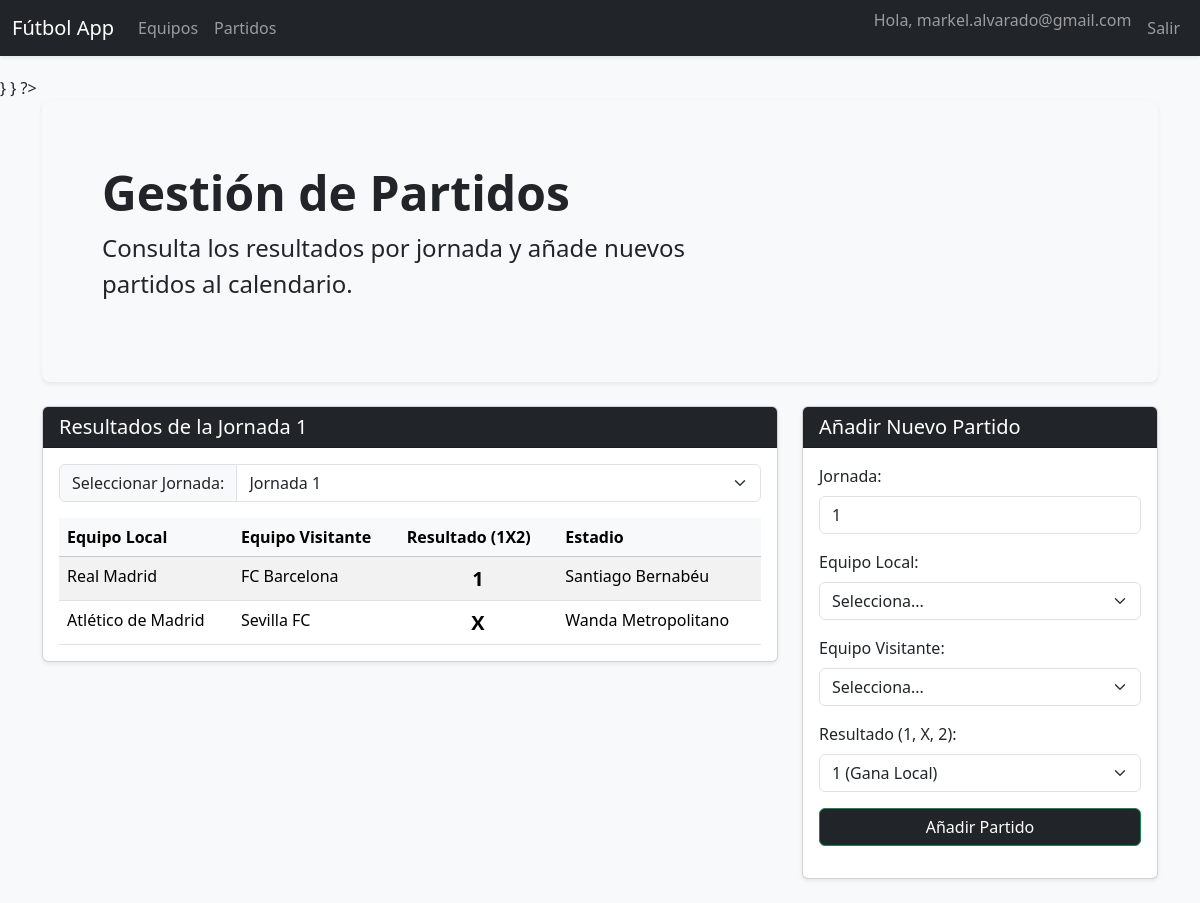
The page /partidos.php (signed in) on the database its author committed.
### tables this page shows
CREATE TABLE IF NOT EXISTS `partidos` (
  `id_partido` int(11) NOT NULL AUTO_INCREMENT,
  `id_local` int(11) NOT NULL,
  `id_visitante` int(11) NOT NULL,
  `resultado` enum('1','X','2') DEFAULT NULL,
  `jornada` int(11) NOT NULL,
  PRIMARY KEY (`id_partido`),
  KEY `fk_local` (`id_local`),
  KEY `fk_visitante` (`id_visitante`),
  CONSTRAINT `fk_local` FOREIGN KEY (`id_local`) REFERENCES `equipos` (`id_equipo`) ON DELETE CASCADE ON UPDATE CASCADE,
  CONSTRAINT `fk_visitante` FOREIGN KEY (`id_visitante`) REFERENCES `equipos` (`id_equipo`) ON DELETE CASCADE ON UPDATE CASCADE
);

CREATE TABLE IF NOT EXISTS `equipos` (
  `id_equipo` int(11) NOT NULL AUTO_INCREMENT,
  `nombre` varchar(255) NOT NULL,
  `estadio` varchar(255) DEFAULT NULL,
  PRIMARY KEY (`id_equipo`),
  UNIQUE KEY `nombre` (`nombre`)
);

### persistence/DAO/PartidoDAO.php (called while the page is built, shortened)
<?php
$dir = __DIR__;
require_once $dir . '/../conf/PersistentManager.php';
class PartidoDAO {
    private $conn;
    public function __construct() {
        $this->conn = PersistentManager::getInstance()->get_connection();
    }
    public function getJornadas() {
        $query = "SELECT DISTINCT jornada FROM partidos ORDER BY jornada ASC";
        $result = mysqli_query($this->conn, $query);
        $jornadas = array();
        while ($jornadaBD = mysqli_fetch_array($result)) {
            $jornadas[] = $jornadaBD;
        }
        return $jornadas;
    }
    public function selectByJornada($jornada) {
        $query = "SELECT
                    p.jornada,
                    p.resultado,
                    e_local.nombre AS nombre_local,
                    e_visitante.nombre AS nombre_visitante,
                    e_local.estadio AS estadio_partido
                  FROM partidos p
                  JOIN equipos e_local ON p.id_local = e_local.id_equipo
                  JOIN equipos e_visitante ON p.id_visitante = e_visitante.id_equipo
                  WHERE p.jornada = ?
                  ORDER BY p.id_partido ASC";
        $stmt = mysqli_prepare($this->conn, $query);
        mysqli_stmt_bind_param($stmt, 'i', $jornada);
        mysqli_stmt_execute($stmt);
        $result = mysqli_stmt_get_result($stmt);
        $partidos = array();
        while ($partidoBD = mysqli_fetch_array($result)) {
            $partidos[] = $partidoBD;
        }
        return $partidos;
    }
}
?>

### persistence/conf/PersistentManager.php (called while the page is built, shortened)
<?php
class PersistentManager {
    private static $instance = null;
    private static $connection = null;
    private $userBD = "";
    private $psswdBD = "";
    private $nameBD = "";
    private $hostBD = "";
    public static function getInstance() {
        if (!self::$instance instanceof self) {
            self::$instance = new self;
        }
        return self::$instance;
    }
    private function __construct() {
        PersistentManager::$connection = mysqli_connect($this->hostBD, $this->userBD, $this->psswdBD, $this->nameBD)
                or die("Could not connect to db: " . mysqli_connect_error());
        mysqli_query(PersistentManager::$connection, "SET NAMES 'utf8'");
    }
    private function establishCredentials() {
        $dir = __DIR__;
    }
    function get_connection() {
        return PersistentManager::$connection;
    }
}
?>

### partidos.php (the view, shortened to what this page needs)
<?php
$partidoDAO = new PartidoDAO();
$jornadas = $partidoDAO->getJornadas();
if (isset($_GET['jornada'])) {
    $jornada_actual = $_GET['jornada'];
} else {
    $jornada_actual = $jornadas[0]['jornada'] ?? 1;
}
$partidos_jornada = $partidoDAO->selectByJornada($jornada_actual);
function rutasAFicheros(): void
{
    $rootDir = __DIR__;
    require_once $rootDir . '/templates/header.php';
    require_once $rootDir . '/persistence/DAO/EquipoDAO.php';
    require_once $rootDir . '/persistence/DAO/PartidoDAO.php';
}
?>
<div class="container">
    <div class="p-5 mb-4 bg-light rounded-3 shadow-sm">
        <div class="container-fluid py-3">
            <h1 class="display-5 fw-bold">Gestión de Partidos</h1>
            <p class="col-md-8 fs-4">Consulta los resultados por jornada y añade nuevos partidos al calendario.</p>
        </div>
    </div>
</div>
<div class="container">
    <div class="row">
        <div class="col-md-8 mb-4">
            <div class="card shadow-sm">
                <div class="card-header bg-dark text-white">
                    <h2 class="h5 mb-0">Resultados de la Jornada <?php echo htmlspecialchars($jornada_actual); ?></h2>
                </div>
                <div class="card-body">
                    <form method="GET" action="partidos.php" class="mb-3">
                        <div class="input-group">
                            <label class="input-group-text" for="jornadaSelect">Seleccionar Jornada:</label>
                            <select class="form-select" id="jornadaSelect" name="jornada" onchange="this.form.submit()">
                                <?php foreach ($jornadas as $j): ?>
                                    <option value="<?php echo $j['jornada']; ?>"
                                        <?php echo ($j['jornada'] == $jornada_actual) ? 'selected' : ''; ?>>
                                        Jornada <?php echo $j['jornada']; ?>
                                    </option>
                                <?php endforeach; ?>
                            </select>
                        </div>
                    </form>
                    <div class="table-responsive">
                        <table class="table table-striped table-hover mb-0">
                            <thead class="table-light">
                            <tr>
                                <th>Equipo Local</th>
                                <th>Equipo Visitante</th>
                                <th>Resultado (1X2)</th>
                                <th>Estadio</th>
                            </tr>
                            </thead>
                            <tbody>
                            <?php foreach ($partidos_jornada as $partido): ?>
                                <tr>
                                    <td><?php echo htmlspecialchars($partido['nombre_local']); ?></td>
                                    <td><?php echo htmlspecialchars($partido['nombre_visitante']); ?></td>
                                    <td class="fw-bold fs-5 text-center"><?php echo htmlspecialchars($partido['resultado']); ?></td>
                                    <td><?php echo htmlspecialchars($partido['estadio_partido']); ?></td>
                                </tr>
                            <?php endforeach; ?>
                            </tbody>
                        </table>
                    </div>
                </div>
            </div>
        </div>
        <div class="col-md-4 mb-4">
            <div class="card shadow-sm">
                <div class="card-header bg-dark text-white">
                    <h2 class="h5 mb-0">Añadir Nuevo Partido</h2>
                </div>
                <div class="card-body">
                    <form role="form" method="POST" action="partidos.php">
                        <div class="form-group mb-3">
                            <label for="jornada" class="form-label">Jornada:</label>
                            <input type="number" name="jornada" class="form-control" id="jornada"
                                   placeholder="Ej: 3" required min="1"
                                   value="<?php echo $jornada_actual; ?>">
                        </div>
                        <div class="form-group mb-3">
                            <label for="id_local" class="form-label">Equipo Local:</label>
                            <select class="form-select" id="id_local" name="id_local" required>
                                <option value="">Selecciona...</option>
                            </select>
                        </div>
                        <div class="form-group mb-3">
                            <label for="id_visitante" class="form-label">Equipo Visitante:</label>
                            <select class="form-select" id="id_visitante" name="id_visitante" required>
                                <option value="">Selecciona...</option>
                            </select>
                        </div>
                        <div class="form-group mb-3">
                            <label for="resultado" class="form-label">Resultado (1, X, 2):</label>
                            <select class="form-select" id="resultado" name="resultado" required>
                                <option value="1">1 (Gana Local)</option>
                            </select>
                        </div>
                        <button type="submit" class="btn bg-dark btn-success w-100">
                            Añadir Partido
                        </button>
                    </form>
                </div>
            </div>
        </div>
    </div>
</div>

### templates/header.php (style rules this page uses)
body { background-color: #f8f9fa; }

### rows shown on the page
partidos: id_local.nombre "Real Madrid", id_visitante.nombre "FC Barcelona", resultado "1", id_local.estadio "Santiago Bernabéu"
partidos: id_local.nombre "Atlético de Madrid", id_visitante.nombre "Sevilla FC", resultado "X", id_local.estadio "Wanda Metropolitano"

### other values the page prints
$user "markel.alvarado@gmail.com"
$jornada_actual "1"
